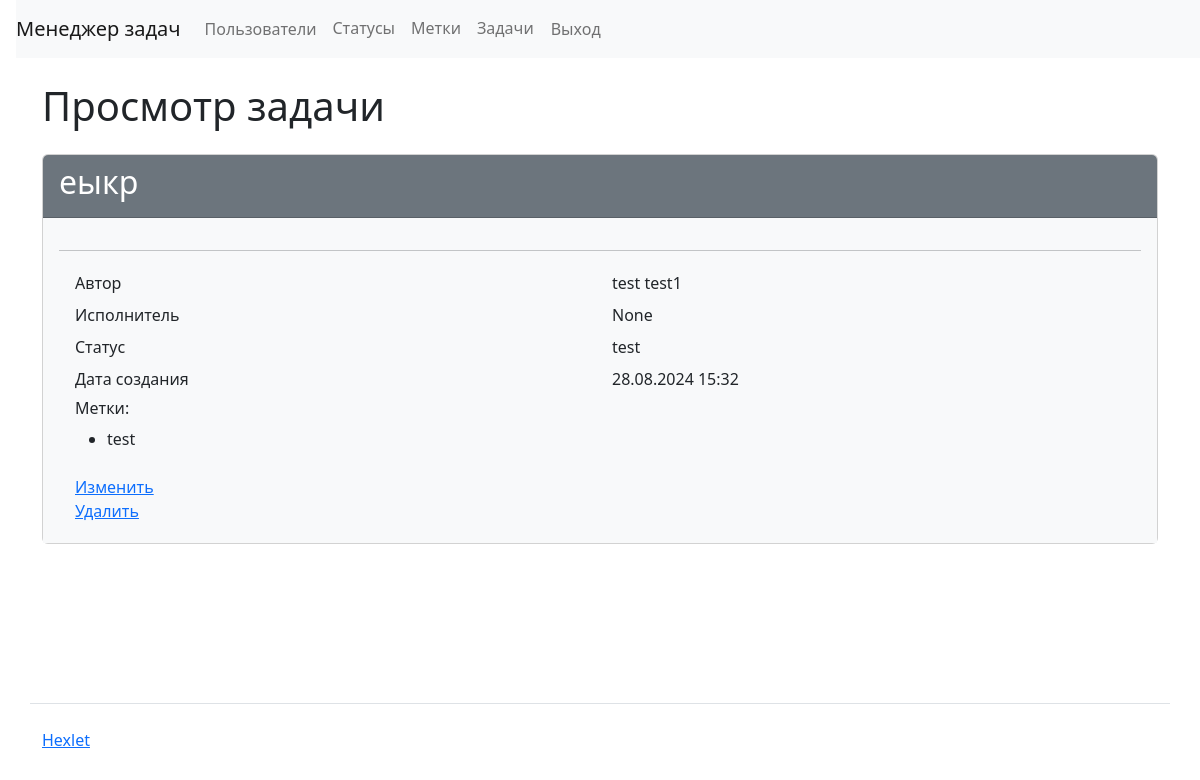
Screenshot of /tasks/1/ (signed in) with the database file from the repository.
### task_manager/tasks/models.py (models this page shows, shortened)
class Task(models.Model):
    author = models.ForeignKey(CustomUser,
                               on_delete=models.PROTECT,
                               related_name='created_tasks',
                               verbose_name=_('Author'),
                               )
    executor = models.ForeignKey(CustomUser,
                                 null=True,
                                 blank=True,
                                 on_delete=models.PROTECT,
                                 related_name='executed_tasks',
                                 verbose_name=_('Executor'),
                                 )
    name = models.CharField(max_length=255,
                            verbose_name=_('Name'), )
    description = models.TextField(blank=True,
                                   verbose_name=_('Description'), )
    status = models.ForeignKey(Status, on_delete=models.PROTECT,
                               related_name='tasks',
                               verbose_name=_('Status'), )
    labels = models.ManyToManyField(Label,
                                    through='TaskLabel',
                                    related_name='tasks',
                                    blank=True,
                                    verbose_name=_('Labels'), )
    created_at = models.DateTimeField(auto_now_add=True)

### task_manager/users/models.py (models this page shows, shortened)
class CustomUser(AbstractUser, PermissionsMixin):
    USERNAME_FIELD = 'username'
    REQUIRED_FIELDS = ['first_name', 'last_name', 'password']
    created_at = models.DateTimeField(auto_now_add=True)

### task_manager/statuses/models.py (models this page shows)
class Status(models.Model):
    name = models.CharField(max_length=150, unique=True)
    created_at = models.DateTimeField(auto_now_add=True)
    updated_at = models.DateTimeField(auto_now=True)
    def __str__(self):
        return self.name

### task_manager/labels/models.py (models this page shows, shortened)
class Label(Model):
    name = models.CharField(max_length=150, unique=True)
    created_at = models.DateTimeField(auto_now_add=True)
    updated_at = models.DateTimeField(auto_now=True)

### task_manager/tasks/views.py (the view)
class TaskDetailView(AuthRequiredMixin,
                     DetailView):
    model = Task
    template_name = 'tasks/info.html'

### task_manager/tools.py (called while the page is built)
    def dispatch(self, request, *args, **kwargs):
        if not request.user.is_authenticated:
            messages.error(
                request, _("You are not logged in! Please sign in."),
                extra_tags='danger')
            return redirect('login')
        return super().dispatch(request, *args, **kwargs)

### task_manager/templates/tasks/info.html (shortened to what this page needs)
{% extends "main.html" %}
{% load i18n %}
{% block content %}
 <div class="container wrapper flex-grow-1">
      <h1 class="my-4">
{% trans "Task info" %}
      </h1>
<div class="card">
  <div class="card-header bg-secondary text-white">
    <h2>{{task.name}}</h2>
  </div>
  <div class="card-body bg-light">
    <hr>
    <div class="container">
      <div class="row p-1">
        <div class="col">{% trans "Author" %}</div>
        <div class="col">{{ task.author.first_name }} {{ task.author.last_name }}</div>
      </div>
      <div class="row p-1">
        <div class="col">{% trans "Executor" %}</div>
        <div class="col">
          {% if task.executor %}
    {{ task.executor.first_name }} {{ task.executor.last_name }}
{% else %}
    None
{% endif %}
          </div>
      </div>
      <div class="row p-1">
        <div class="col">{% trans "Status" %}</div>
        <div class="col">{{ task.status }}</div>
      </div>
      <div class="row p-1">
        <div class="col">{% trans "Created at" %}</div>
        <div class="col">{{ task.created_at|date:"d.m.Y H:i" }}</div>
      </div>
      <div class="row p-1">
        <div class="col">
          <h6>{% trans "Labels" %}:</h6>
<ul>
{% for label in task.labels.all %}
    <li>{{ label.name }}</li>
{% endfor %}
</ul>
        </div>
      </div>
      <div class="row p-1">
        <div class="col">
          <a href="{% url 'tasks:task_update' task.pk %}">{% trans "Edit" %}</a>
          <br>
          <a href="{% url 'tasks:task_delete' task.pk %}">{% trans "Delete" %}</a>
        </div>
      </div>
    </div>
  </div>
</div>
   </div>
{% endblock %}

### rows the page displays
Task: name "еыкр", author.first_name "test", author.last_name "test1", status "test", created_at "28.08.2024 15:32"
Label: name "test"
